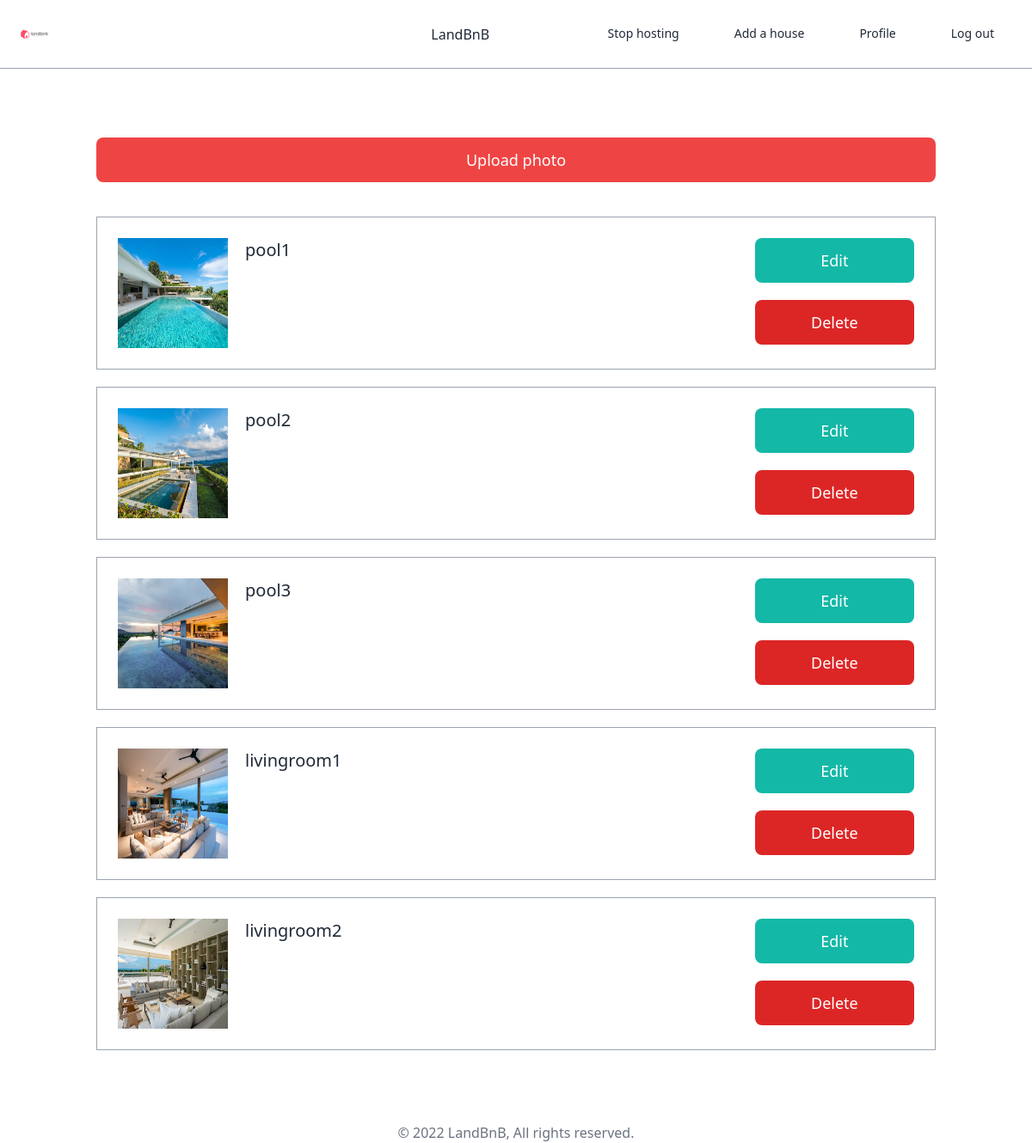
The app's page /houses/3/photos/ (signed in) with its own data.
### house/models.py (models this page shows)
class Photo(core_models.TimeStampedModel):
    caption = models.CharField(max_length=80)
    file = models.ImageField()
    house = models.ForeignKey("House", related_name="photo", on_delete=models.CASCADE)

### house/views.py (the view)
# urls.py: path("<int:pk>/photos/", views.HousePhotosView.as_view(), name="photos"),
class HousePhotosView(user_mixins.LoggedInOnlyView, DetailView):
    model = models.House
    template_name = "house/house_photos.html"
    def get_object(self, queryset=None):
        house = super().get_object(queryset=queryset)
        if house.host.pk != self.request.user.pk:
            raise Http404()
        return house

### users/models.py (called while the page is built)
    def get_absolute_url(self):
        return reverse("users:profile", kwargs={"pk": self.pk})

### templates/house/house_photos.html (shortened to what this page needs)
{% extends "base.html" %}
{% block content %}
    <div class="container mx-auto my-10 flex flex-col p-6">
        <div class="my-10 w-full">
            <a href="{% url 'houses:add-photos' house.pk %}" class="btn-link w-1/6 block">Upload photo</a>
        </div>
        {% for photo in house.photos.all %}
            <div class="mb-5 border p-6 border-gray-400 flex justify-between">
                <div class="flex items-start">
                    <img src="{{photo.file.url}}" class="w-32 h-32">
                    <span class="ml-5 text-xl">{{photo.caption}}</span>
                </div>
                <div class="flex flex-col w-1/5">
                    <a class="btn-link mb-5 bg-teal-500" href="#">Edit</a>
                    <a class="btn-link bg-red-600" href="{% url 'houses:delete-photo' house.pk photo.pk %}">Delete</a>
                </div>
            </div>
        {% endfor %}
    </div>
{% endblock content %}

### static/css/styles.css (style rules this page uses)
*,::after,::before { box-sizing:border-box;border-width:0;border-style:solid;border-color:#e5e7eb }
::after,::before { --tw-content:'' }
html { line-height:1.5;-webkit-text-size-adjust:100%;-moz-tab-size:4;-o-tab-size:4;tab-size:4;font-family:ui-sans-serif,system-ui,-apple-system,BlinkMacSystemFont,"Segoe UI",Roboto,"Helvetica Neue",Arial,"Noto Sans",sans-serif,"Apple Color Emoji","Segoe UI Emoji","Segoe UI Symbol","Noto Color Emoji";font-feature-settings:normal }
body { margin:0;line-height:inherit }
a { color:inherit;text-decoration:inherit }
audio,canvas,embed,iframe,img,object,svg,video { display:block;vertical-align:middle }
img,video { max-width:100%;height:auto }
*,::after,::before { --tw-border-spacing-x:0;--tw-border-spacing-y:0;--tw-translate-x:0;--tw-translate-y:0;--tw-rotate:0;--tw-skew-x:0;--tw-skew-y:0;--tw-scale-x:1;--tw-scale-y:1;--tw-pan-x: ;--tw-pan-y: ;--tw-pinch-zoom: ;--tw-scroll-snap-strictness:proximity;--tw-ordinal: ;--tw-slashed-zero: ;--tw-numeric-figure: ;--tw-numeric-spacing: ;--tw-numeric-fraction: ;--tw-ring-inset: ;--tw-ring-offset-width:0px;--tw-ring-offset-color:#fff;--tw-ring-color:rgb(59 130 246 / 0.5);--tw-ring-offset-shadow:0 0 #0000;--tw-ring-shadow:0 0 #0000;--tw-shadow:0 0 #0000;--tw-shadow-colored:0 0 #0000;--tw-blur: ;--tw-brightness: ;--tw-contrast: ;--tw-grayscale: ;--tw-hue-rotate: ;--tw-invert: ;--tw-saturate: ;--tw-sepia: ;--tw-drop-shadow: ;--tw-backdrop-blur: ;--tw-backdrop-brightness: ;--tw-backdrop-contrast: ;--tw-backdrop-grayscale: ;--tw-backdrop-hue-rotate: ;--tw-backdrop-invert: ;--tw-backdrop-opacity: ;--tw-backdrop-saturate: ;--tw-backdrop-sepia: }
.container { width:100% }
@media (min-width:640px) { .container { max-width:640px } }
@media (min-width:768px) { .container { max-width:768px } }
@media (min-width:1024px) { .container { max-width:1024px } }
.btn,.btn-link,input,select,textarea { width:100%;font-size:1.125rem;line-height:1.75rem;font-weight:300 }
.btn-link { border-radius:.5rem;--tw-bg-opacity:1;background-color:rgb(239 68 68/var(--tw-bg-opacity));padding-top:.75rem;padding-bottom:.75rem;text-align:center;--tw-text-opacity:1;color:rgb(255 255 255/var(--tw-text-opacity)) }
.mx-auto { margin-left:auto;margin-right:auto }
.my-10 { margin-top:2.5rem;margin-bottom:2.5rem }
.mt-24 { margin-top:6rem }
.mb-5 { margin-bottom:1.25rem }
.ml-5 { margin-left:1.25rem }
.block { display:block }
.flex { display:flex }
.h-32 { height:8rem }
.w-full { width:100% }
.w-32 { width:8rem }
.w-1\/5 { width:20% }
.flex-col { flex-direction:column }
.items-start { align-items:flex-start }
.justify-between { justify-content:space-between }
.border { border-width:1px }
.border-gray-400,.border-gray-700 { --tw-border-opacity:1;border-color:rgb(156 163 175/var(--tw-border-opacity)) }
.bg-red-600,.bg-teal-500 { --tw-bg-opacity:1;background-color:rgb(20 184 166/var(--tw-bg-opacity)) }
.bg-red-600 { background-color:rgb(220 38 38/var(--tw-bg-opacity)) }
.p-6 { padding:1.5rem }
.text-xl { font-size:1.25rem;line-height:1.75rem }
.font-light { font-weight:300 }
.text-gray-800 { --tw-text-opacity:1;color:rgb(31 41 55/var(--tw-text-opacity)) }

### records on screen
Photo: file (picture), caption "pool1"
Photo: file (picture), caption "pool2"
Photo: file (picture), caption "pool3"
Photo: file (picture), caption "livingroom1"
Photo: file (picture), caption "livingroom2"
